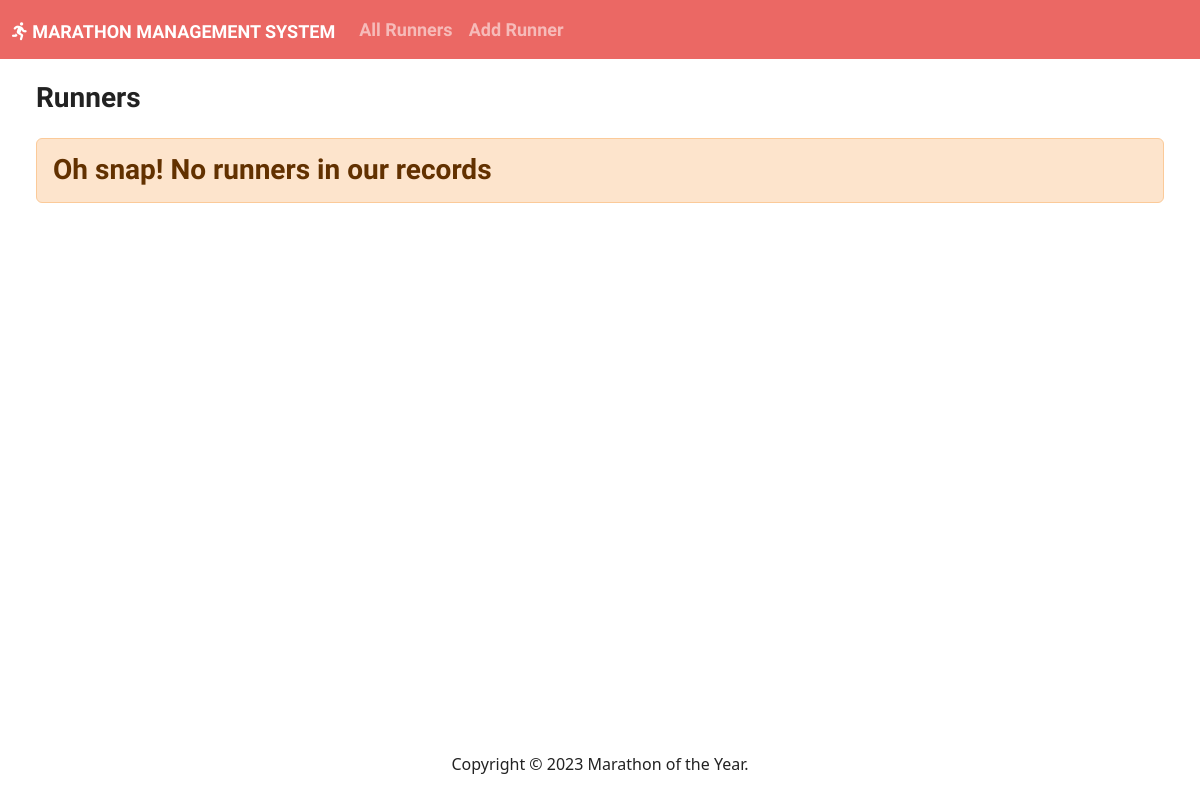
/, run on an earlier commit of the app's database.
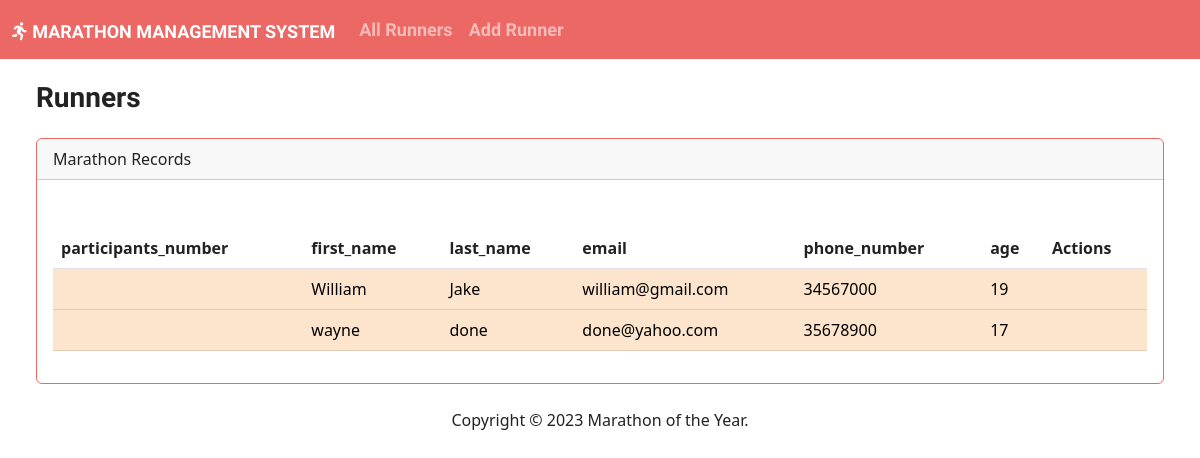
And on a later commit of the database.
### score_app/models.py (models this page shows)
class Participants(models.Model):
    participant_number = models.PositiveIntegerField()
    first_name = models.CharField(max_length=50)
    last_name = models.CharField(max_length=50)
    email = models.EmailField(max_length=100)
    phone_number = models.CharField(max_length=8)
    age = models.PositiveIntegerField(null=True, blank=True)

### score_app/views.py (the view)
# urls.py: path('', views.index, name='index'),
def index(request):
    return render(request, 'score_app/index.html',{
    'score_app': Participants.objects.all()
    })

### score_app/templates/score_app/index.html (shortened to what this page needs)
{% load static %}
<!DOCTYPE html>
<html lang="en">
<head>
    <link rel="stylesheet" href="https://cdnjs.cloudflare.com/ajax/libs/font-awesome/6.1.1/css/all.min.css">
    <link href="{% static 'css/bootstrap.min.css' %}" rel="stylesheet">
    <link rel="stylesheet" href="https://cdnjs.cloudflare.com/ajax/libs/font-awesome/6.4.0/css/all.min.css"/>
</head>
<body class="d-flex flex-column min-vh-100">
    <nav class="navbar navbar-expand-lg bg-primary" data-bs-theme="dark">
        <div class="container-fluid">
          <a class="navbar-brand" href="#"><i class="fa-solid fa-person-running"></i></i> Marathon Management System</a>
          <div class="collapse navbar-collapse" id="navbarColor01">
            <ul class="navbar-nav me-auto">
              <li class="nav-item">
                <a class="nav-link" href="#"> All Runners</a>
              </li>
              <li class="nav-item">
                <a class="nav-link" href="#">Add Runner</a>
              </li>
            </ul>
          </div>
        </div>
      </nav>
      <div class="container-fluid">
        <h3 class="m-4"> Runners</h3>
        <div class="row">
            <div class="col-12">
                {% if score_app %}
                <div class="card border-primary ms-4 me-4 mb-4" >
                    <div class="card-header">Marathon Records</div>
                    <div class="card-body">
                      <p class="card-text">
                        <div class="table-responsive">
                          <table class="table table-hover">
                            <thead>
                            <tr>
<div class="table-responsive">
  <table class="table table-hover">
    <thead>
    <tr>
                                    <th scope="col">participants_number</th>
                                    <th scope="col">first_name</th>
                                    <th scope="col">last_name</th>
                                    <th scope="col">email</th>
                                    <th scope="col">phone_number</th>
                                    <th scope="col">age</th>
                                    <th scope="col">Actions</th>
                                  </tr>
                                </thead>
                                <tbody>
                                    {% for participants in score_app %}
                                    <tr class="table-danger">
                                        <td>{{participants.participants_number}}</td>
                                        <td>{{participants.first_name}}</td>
                                        <td>{{participants.last_name}}</td>
                                        <td>{{participants.email}}</td>
                                        <td>{{participants.phone_number}}</td>
                                        <td>{{participants.age}}</td>
                                        <td>{{ACTIONS}}</td>
                                    </tr>
                                    {% endfor %}
                                </tbody>
                              </table>
                        </div>
{% else %}
<h3 class="alert alert-dismissible alert-danger ms-4 me-4"><strong>Oh snap!</strong> No runners in our records</h3>
{% endif %}
</div>
</div>
</div>
</body>
<footer class="mt-auto mb-4">
  <div class="text-center">
    <span>
      Copyright &copy; <script>document.write(new Date().getFullYear())</script> Marathon of the Year.
    </span>
  </div>
</footer>
</html>

What changed in the data, as far as the page shows it:
added Participants: first_name "William", last_name "Jake", email "william@gmail.com", phone_number "34567000", age "19"
added Participants: first_name "wayne", last_name "done", email "done@yahoo.com", phone_number "35678900", age "17"
Also different on the page:
text no longer shown: "Oh snap! No runners in our records"
text now shown: "Marathon Records participants_number first_name last_name email phone_number age Actions"
